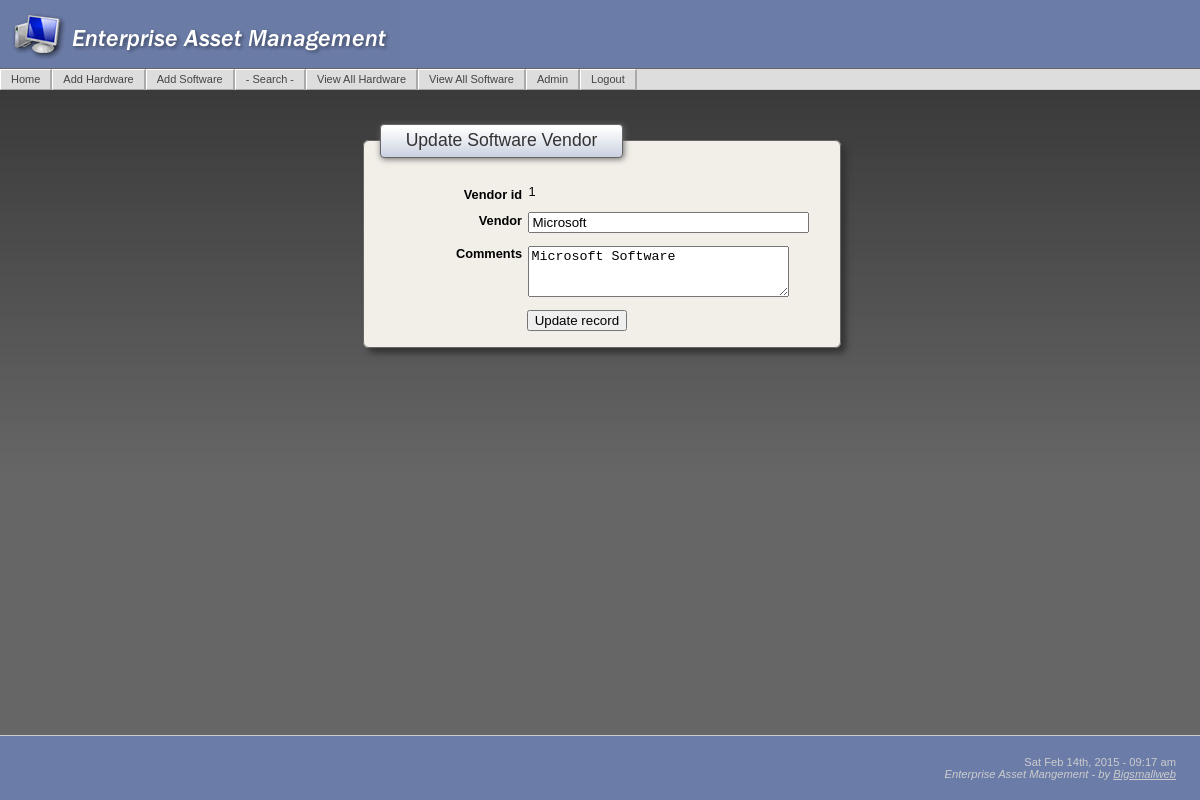
The app's page /SoftwareVendorUpdate.php?recordID=1 (signed in) with its own data.
### tables this page shows
CREATE TABLE IF NOT EXISTS `vendors_software` (
  `vendor` varchar(30) NOT NULL default '',
  `vendor_id` int(11) NOT NULL auto_increment,
  `comments` varchar(30) default NULL,
  PRIMARY KEY  (`vendor_id`)
);

### SoftwareVendorUpdate.php (the view, shortened to what this page needs)
<?php require_once('Connections/eam.php'); ?>
<?php
$editFormAction = $_SERVER['PHP_SELF'];
if (isset($_SERVER['QUERY_STRING'])) {
  $editFormAction .= "?" . htmlentities($_SERVER['QUERY_STRING']);
}
$colname_rsSoftwareVendor = "-1";
if (isset($_GET['recordID'])) {
  $colname_rsSoftwareVendor = (get_magic_quotes_gpc()) ? $_GET['recordID'] : addslashes($_GET['recordID']);
}
$query_rsSoftwareVendor = sprintf("SELECT * FROM vendors_software WHERE vendor_id = %s", $colname_rsSoftwareVendor);
$rsSoftwareVendor = mysql_query($query_rsSoftwareVendor, $eam) or die(mysql_error());
$row_rsSoftwareVendor = mysql_fetch_assoc($rsSoftwareVendor);
$pageTitle="Software Vendor Update"; ?>
<?php include('includes/header.php'); ?>
    <form method="post" name="form1" action="<?php echo $editFormAction; ?>">
      <fieldset>
      <legend>Update Software Vendor</legend>
      <p>
        <label for="Vendor ID">Vendor id</label>
        <?php echo $row_rsSoftwareVendor['vendor_id']; ?></p>
      <p>
        <label for="Vendor">Vendor</label>
        <input type="text" name="vendor" value="<?php echo $row_rsSoftwareVendor['vendor']; ?>" size="32">
      </p>
      <p>
        <label for="Comments">Comments</label>
        <textarea name="comments" cols="30" rows="3"><?php echo $row_rsSoftwareVendor['comments']; ?></textarea>
      </p>
      <p class="submit">
        <input type="submit" value="Update record">
      </p>
      </fieldset>
    </form>
    <?php include('includes/footer.php'); ?><?php

### includes/eam_main.css (style rules this page uses)
html, body { font-family: Verdana, Arial, Helvetica, sans-serif; background:url(../images/bkgd.jpg); background-repeat:repeat-x; background-position:top; background-color: #666; margin:0; text-align: center; color: #000000; font-size:100%; height:100% }
p, td { font-size:80%; }
form { margin:0; padding:0; }
fieldset { margin:0 auto; margin-top:10px; margin-bottom:10px; padding: 1em; font:100%/1 arial; border: 1px solid #666; border-radius: 6px; -moz-border-radius: 6px; box-shadow: 5px 5px 6px #333; width:444px; clear: both; background-color: #F2EFE9; }
legend { padding: 0.4em 1.4em; border:1px solid #666; border-radius: 4px; -moz-border-radius: 4px; box-shadow: 1px 1px 6px #666; color:#333; font-size:110%; text-align:left; background: #FFF; background-image:url(../images/titleBk.gif); font-family: "Trebuchet MS", Verdana, Arial, Helvetica, sans-serif; }
label { float:left; width:32%; margin-right:0.5em; padding-top:0.2em; text-align:right; font-weight:bold; display: block; font-size:100%; }
.submit { padding:0; margin:0; }
.submit input { margin-left: 11.0em; }

### records on screen
vendors_software: vendor_id "1", vendor "Microsoft", comments "Microsoft Software"
